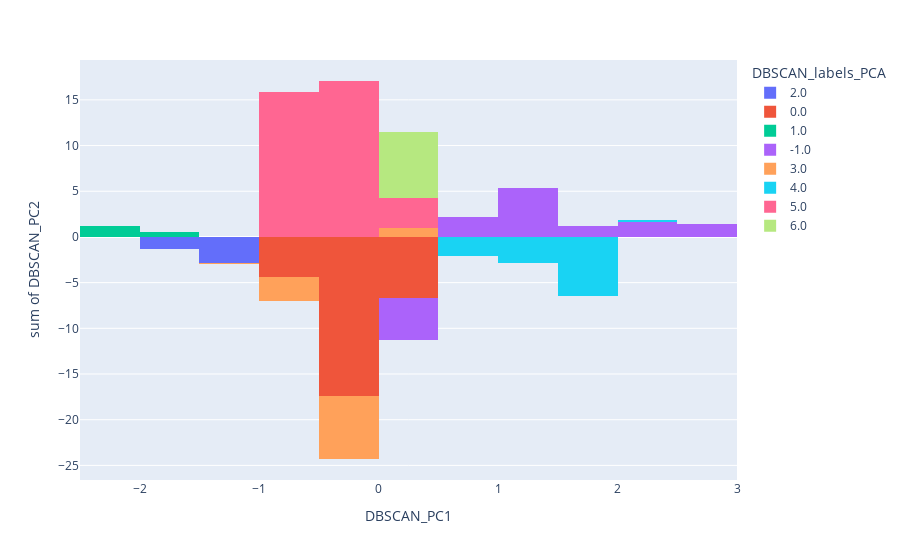

Notebook code for this chart:
### Code cell
fig = px.histogram(df_DBSCAN_PCA, x="DBSCAN_PC1", y="DBSCAN_PC2", color="DBSCAN_labels_PCA")
fig.show()

### Figure 1 — Plotly figure (JSON) as saved in the notebook; plotly's stock layout.template omitted (floating-point values rounded to 4 significant figures)
{"data": [{"alignmentgroup": "True", "bingroup": "x", "histfunc": "sum", "hovertemplate": "DBSCAN_labels_PCA=2.0<br>DBSCAN_PC1=%{x}<br>sum of DBSCAN_PC2=%{y}<extra></extra>", "legendgroup": "2.0", "marker": {"color": "#636efa", "pattern": {"shape": ""}}, "name": "2.0", "offsetgroup": "2.0", "orientation": "v", "showlegend": true, "type": "histogram", "x": [-1.537, -1.456, -1.485, -1.596, -1.404, -1.378, -1.379], "xaxis": "x", "y": [-0.9222, -0.8957, -0.6505, -0.4318, -0.5695, -0.3792, -0.3247], "yaxis": "y"}, {"alignmentgroup": "True", "bingroup": "x", "histfunc": "sum", "hovertemplate": "DBSCAN_labels_PCA=0.0<br>DBSCAN_PC1=%{x}<br>sum of DBSCAN_PC2=%{y}<extra></extra>", "legendgroup": "0.0", "marker": {"color": "#EF553B", "pattern": {"shape": ""}}, "name": "0.0", "offsetgroup": "0.0", "orientation": "v", "showlegend": true, "type": "histogram", "x": [-0.3842, -0.467, -0.4674, -0.5233, -0.359, -0.3041, -0.634, -0.3609, -0.3339, -0.005848, -0.5823, 0.1584, -0.1989, 0.4036, 0.1016, -0.09097, 0.0449], "xaxis": "x", "y": [-2.075, -1.938, -1.884, -1.72, -1.83, -1.885, -1.501, -1.613, -1.586, -1.752, -1.175, -1.862, -1.451, -1.891, -1.589, -1.343, -1.317], "yaxis": "y"}, {"alignmentgroup": "True", "bingroup": "x", "histfunc": "sum", "hovertemplate": "DBSCAN_labels_PCA=1.0<br>DBSCAN_PC1=%{x}<br>sum of DBSCAN_PC2=%{y}<extra></extra>", "legendgroup": "1.0", "marker": {"color": "#00cc96", "pattern": {"shape": ""}}, "name": "1.0", "offsetgroup": "1.0", "orientation": "v", "showlegend": true, "type": "histogram", "x": [-2.416, -2.362, -2.417, -2.115, -2.061, -2.116, -2.201, -1.873, -2.093, -2.012, -1.738, -1.628], "xaxis": "x", "y": [0.01067, 0.06465, 0.174, -0.128, -0.1284, -0.07353, 0.281, 0.1149, 0.4434, 0.5244, 0.2499, 0.1945], "yaxis": "y"}, {"alignmentgroup": "True", "bingroup": "x", "histfunc": "sum", "hovertemplate": "DBSCAN_labels_PCA=-1.0<br>DBSCAN_PC1=%{x}<br>sum of DBSCAN_PC2=%{y}<extra></extra>", "legendgroup": "-1.0", "marker": {"color": "#ab63fa", "pattern": {"shape": ""}}, "name": "-1.0", "offsetgroup": "-1.0", "orientation": "v", "showlegend": true, "type": "histogram", "x": [0.05366, 0.2179, 0.2984, 0.5386, 0.73, 2.322, 1.58, 1.662, 0.2569, 2.535, 0.6655, 2.395, 1.157, 2.42, 1.179, 2.963], "xaxis": "x", "y": [-2.351, -2.461, -2.326, -1.756, 1.345, -0.2472, 0.6028, 0.6294, 2.574, 0.2953, 2.543, 0.8137, 2.376, 1.113, 2.947, 1.163], "yaxis": "y"}, {"alignmentgroup": "True", "bingroup": "x", "histfunc": "sum", "hovertemplate": "DBSCAN_labels_PCA=3.0<br>DBSCAN_PC1=%{x}<br>sum of DBSCAN_PC2=%{y}<extra></extra>", "legendgroup": "3.0", "marker": {"color": "#FFA15A", "pattern": {"shape": ""}}, "name": "3.0", "offsetgroup": "3.0", "orientation": "v", "showlegend": true, "type": "histogram", "x": [-1.3, -1.026, -0.9717, -0.2854, -1.191, -0.1756, -0.4231, -0.6428, -0.78, -0.78, -0.4515, -0.2319, -0.3696, -0.2049, -0.6167, -0.7265, -0.4524, -0.5622, -0.371, -0.5083, -0.2338, -0.2612, -0.3166, -0.1244, -0.317, -0.09742, -0.3445, -0.3994, -0.09742, -0.4268, -0.1802, -0.5371, -0.318, -0.1258, -0.2649, -0.07274, -0.1002, -0.2374, -0.1276, -0.4022, -0.1551, -0.04529, -0.4296, -0.3472, 0.009613, -0.2923, 0.118, 0.03568, 0.1999, -0.1844, 0.08966, -0.2947, -0.04806, -0.2951, -0.2402, 0.0343, -0.103, -0.0206, -0.2132, -0.02107, -0.2137, -0.02153, 0.2804, 0.1706, 0.1981, -0.1862, 0.06037, -0.04944, -0.1318, 0.005463, 0.1153, 0.1702, -0.1323, -0.02245, 0.05944, 0.1143, -0.07781, 0.3614, -0.02383, 0.3605, 0.333, -0.1062, 0.4419, -0.3272, -0.1355, -0.1359, 0.1367, 0.05391, 0.08044], "xaxis": "x", "y": [0.02843, -0.1916, -0.1921, -0.8784, 0.02751, -0.9882, -0.6867, -0.4671, -0.3298, -0.3298, -0.5503, -0.77, -0.5783, -0.743, -0.3312, -0.2214, -0.4415, -0.3317, -0.4149, -0.2777, -0.5522, -0.5247, -0.4154, -0.6076, -0.361, -0.5806, -0.3335, -0.2786, -0.5806, -0.2511, -0.4438, -0.0869, -0.2521, -0.4442, -0.08921, -0.2814, -0.2539, -0.1167, -0.2265, 0.04804, -0.199, -0.3088, 0.0755, -0.006857, -0.3637, -0.06176, -0.3102, -0.2278, -0.3381, 0.0462, -0.1739, 0.2104, 0.01783, 0.2649, 0.21, -0.06453, 0.07273, -0.009624, 0.237, 0.04482, 0.2914, 0.09926, -0.2027, -0.0929, -0.1204, 0.264, 0.07135, 0.1811, 0.2635, 0.1262, 0.01644, -0.03846, 0.3179, 0.2081, 0.1802, 0.1253, 0.3175, -0.1217, 0.3715, -0.01285, 0.0146, 0.4538, 0.01368, 0.8367, 0.699, 0.7535, 0.6967, 0.8335, 0.9149], "yaxis": "y"}, {"alignmentgroup": "True", "bingroup": "x", "histfunc": "sum", "hovertemplate": "DBSCAN_labels_PCA=4.0<br>DBSCAN_PC1=%{x}<br>sum of DBSCAN_PC2=%{y}<extra></extra>", "legendgroup": "4.0", "marker": {"color": "#19d3f3", "pattern": {"shape": ""}}, "name": "4.0", "offsetgroup": "4.0", "orientation": "v", "showlegend": true, "type": "histogram", "x": [1.348, 0.9905, 1.512, 0.9626, 0.9626, 0.8797, 1.373, 0.9616, 0.9612, 1.565, 1.427, 1.728, 1.097, 1.563, 1.508, 1.179, 1.536, 1.234, 1.097, 1.398, 1.727, 1.34, 1.916, 1.065, 1.394, 1.861, 1.723, 1.257, 1.968, 1.966, 2.048, 2.101], "xaxis": "x", "y": [-0.8922, -0.4809, -0.948, -0.399, -0.399, -0.2622, -0.7019, -0.2901, -0.2357, -0.7852, -0.5935, -0.841, -0.2096, -0.6218, -0.5669, -0.2375, -0.5944, -0.2924, -0.1552, -0.4027, -0.6232, -0.02115, -0.5432, 0.3622, 0.03283, -0.4338, -0.2421, 0.2245, -0.217, 0.0007652, -0.02715, 0.1902], "yaxis": "y"}, {"alignmentgroup": "True", "bingroup": "x", "histfunc": "sum", "hovertemplate": "DBSCAN_labels_PCA=5.0<br>DBSCAN_PC1=%{x}<br>sum of DBSCAN_PC2=%{y}<extra></extra>", "legendgroup": "5.0", "marker": {"color": "#FF6692", "pattern": {"shape": ""}}, "name": "5.0", "offsetgroup": "5.0", "orientation": "v", "showlegend": true, "type": "histogram", "x": [-0.7943, -0.8492, -0.905, -0.8501, -0.7408, -0.8511, -0.6049, -0.3034, -0.4407, -0.3583, -0.4681, -0.8799, -0.8799, -0.6891, -0.004682, -0.1424, 0.07675, -0.3076, -0.3899, -0.2806, -0.2257, -0.1182, 0.04423], "xaxis": "x", "y": [1.358, 1.413, 1.577, 1.522, 1.466, 1.631, 1.492, 1.245, 1.382, 1.3, 1.41, 1.821, 1.821, 1.792, 1.324, 1.516, 1.35, 1.735, 1.817, 1.762, 1.707, 1.869, 1.977], "yaxis": "y"}, {"alignmentgroup": "True", "bingroup": "x", "histfunc": "sum", "hovertemplate": "DBSCAN_labels_PCA=6.0<br>DBSCAN_PC1=%{x}<br>sum of DBSCAN_PC2=%{y}<extra></extra>", "legendgroup": "6.0", "marker": {"color": "#B6E880", "pattern": {"shape": ""}}, "name": "6.0", "offsetgroup": "6.0", "orientation": "v", "showlegend": true, "type": "histogram", "x": [0.4839, 0.3723, 0.2341, 0.3988], "xaxis": "x", "y": [1.483, 1.811, 2.057, 1.892], "yaxis": "y"}], "layout": {"barmode": "relative", "legend": {"title": {"text": "DBSCAN_labels_PCA"}, "tracegroupgap": 0}, "margin": {"t": 60}, "xaxis": {"anchor": "y", "domain": [0, 1], "title": {"text": "DBSCAN_PC1"}}, "yaxis": {"anchor": "x", "domain": [0, 1], "title": {"text": "sum of DBSCAN_PC2"}}}}
